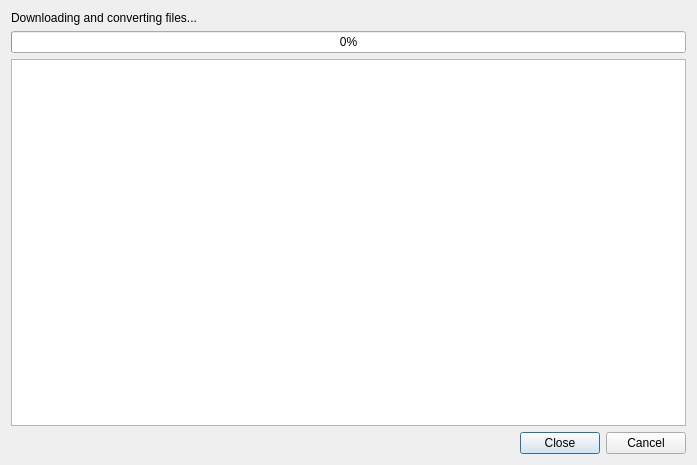
<?xml version="1.0" encoding="UTF-8"?>
<ui version="4.0">
 <class>FilesDownloadDialog</class>
 <widget class="QDialog" name="FilesDownloadDialog">
  <property name="geometry">
   <rect>
    <x>0</x>
    <y>0</y>
    <width>697</width>
    <height>465</height>
   </rect>
  </property>
  <property name="windowTitle">
   <string>Dialog</string>
  </property>
  <layout class="QVBoxLayout" name="verticalLayout">
   <item>
    <widget class="QLabel" name="downloadingLabel">
     <property name="text">
      <string>Downloading and converting files...</string>
     </property>
    </widget>
   </item>
   <item>
    <widget class="QProgressBar" name="progressBar">
     <property name="value">
      <number>0</number>
     </property>
    </widget>
   </item>
   <item>
    <widget class="QListWidget" name="filesListWidget">
     <property name="editTriggers">
      <set>QAbstractItemView::NoEditTriggers</set>
     </property>
     <property name="verticalScrollMode">
      <enum>QAbstractItemView::ScrollPerItem</enum>
     </property>
     <property name="flow">
      <enum>QListView::TopToBottom</enum>
     </property>
     <property name="isWrapping" stdset="0">
      <bool>false</bool>
     </property>
     <property name="spacing">
      <number>3</number>
     </property>
     <property name="viewMode">
      <enum>QListView::ListMode</enum>
     </property>
     <property name="uniformItemSizes">
      <bool>false</bool>
     </property>
     <property name="wordWrap">
      <bool>true</bool>
     </property>
     <property name="selectionRectVisible">
      <bool>false</bool>
     </property>
    </widget>
   </item>
   <item>
    <layout class="QHBoxLayout" name="horizontalLayout">
     <item>
      <widget class="QDialogButtonBox" name="closeCancelButtonBox">
       <property name="orientation">
        <enum>Qt::Horizontal</enum>
       </property>
       <property name="standardButtons">
        <set>QDialogButtonBox::Cancel|QDialogButtonBox::Close</set>
       </property>
       <property name="centerButtons">
        <bool>false</bool>
       </property>
      </widget>
     </item>
    </layout>
   </item>
  </layout>
 </widget>
 <resources/>
 <connections>
  <connection>
   <sender>closeCancelButtonBox</sender>
   <signal>rejected()</signal>
   <receiver>FilesDownloadDialog</receiver>
   <slot>reject()</slot>
   <hints>
    <hint type="sourcelabel">
     <x>316</x>
     <y>260</y>
    </hint>
    <hint type="destinationlabel">
     <x>286</x>
     <y>274</y>
    </hint>
   </hints>
  </connection>
  <connection>
   <sender>closeCancelButtonBox</sender>
   <signal>accepted()</signal>
   <receiver>FilesDownloadDialog</receiver>
   <slot>accept()</slot>
   <hints>
    <hint type="sourcelabel">
     <x>248</x>
     <y>254</y>
    </hint>
    <hint type="destinationlabel">
     <x>157</x>
     <y>274</y>
    </hint>
   </hints>
  </connection>
 </connections>
</ui>
